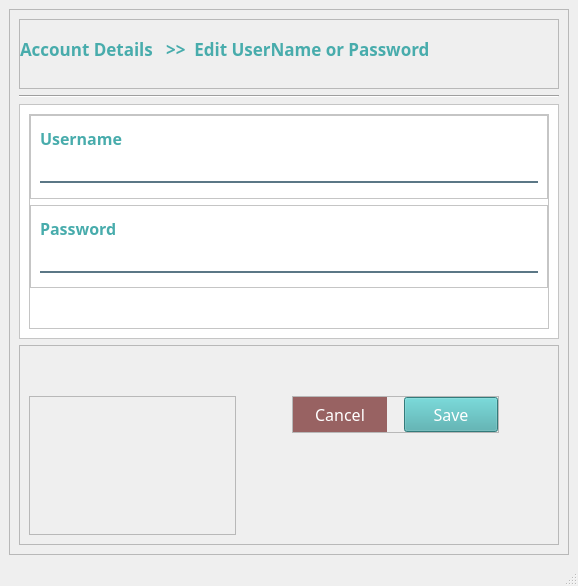
<?xml version="1.0" encoding="UTF-8"?>
<ui version="4.0">
 <class>MainWindow</class>
 <widget class="QMainWindow" name="MainWindow">
  <property name="geometry">
   <rect>
    <x>0</x>
    <y>0</y>
    <width>578</width>
    <height>586</height>
   </rect>
  </property>
  <property name="windowTitle">
   <string>MainWindow</string>
  </property>
  <widget class="QWidget" name="centralwidget">
   <layout class="QVBoxLayout" name="verticalLayout">
    <item>
     <widget class="QFrame" name="frame">
      <property name="frameShape">
       <enum>QFrame::StyledPanel</enum>
      </property>
      <property name="frameShadow">
       <enum>QFrame::Raised</enum>
      </property>
      <layout class="QVBoxLayout" name="verticalLayout_2">
       <item>
        <widget class="QFrame" name="frame_2">
         <property name="minimumSize">
          <size>
           <width>0</width>
           <height>70</height>
          </size>
         </property>
         <property name="maximumSize">
          <size>
           <width>16777215</width>
           <height>70</height>
          </size>
         </property>
         <property name="frameShape">
          <enum>QFrame::StyledPanel</enum>
         </property>
         <property name="frameShadow">
          <enum>QFrame::Raised</enum>
         </property>
         <layout class="QVBoxLayout" name="verticalLayout_3">
          <property name="spacing">
           <number>7</number>
          </property>
          <property name="leftMargin">
           <number>0</number>
          </property>
          <property name="topMargin">
           <number>0</number>
          </property>
          <property name="rightMargin">
           <number>0</number>
          </property>
          <property name="bottomMargin">
           <number>10</number>
          </property>
          <item>
           <widget class="QLabel" name="label_65">
            <property name="minimumSize">
             <size>
              <width>530</width>
              <height>50</height>
             </size>
            </property>
            <property name="maximumSize">
             <size>
              <width>570</width>
              <height>50</height>
             </size>
            </property>
            <property name="font">
             <font>
              <family>Century Gothic</family>
              <pointsize>13</pointsize>
              <weight>75</weight>
              <bold>true</bold>
             </font>
            </property>
            <property name="styleSheet">
             <string notr="true">color:#48ACAC</string>
            </property>
            <property name="text">
             <string>Account Details   &gt;&gt;  Edit UserName or Password</string>
            </property>
           </widget>
          </item>
         </layout>
        </widget>
       </item>
       <item>
        <widget class="Line" name="line">
         <property name="orientation">
          <enum>Qt::Horizontal</enum>
         </property>
        </widget>
       </item>
       <item>
        <widget class="QFrame" name="frame_3">
         <property name="minimumSize">
          <size>
           <width>0</width>
           <height>0</height>
          </size>
         </property>
         <property name="styleSheet">
          <string notr="true">background-color: rgb(255, 255, 255);</string>
         </property>
         <property name="frameShape">
          <enum>QFrame::StyledPanel</enum>
         </property>
         <property name="frameShadow">
          <enum>QFrame::Raised</enum>
         </property>
         <layout class="QHBoxLayout" name="horizontalLayout">
          <item>
           <widget class="QFrame" name="frame_5">
            <property name="minimumSize">
             <size>
              <width>0</width>
              <height>0</height>
             </size>
            </property>
            <property name="frameShape">
             <enum>QFrame::StyledPanel</enum>
            </property>
            <property name="frameShadow">
             <enum>QFrame::Raised</enum>
            </property>
            <layout class="QVBoxLayout" name="verticalLayout_4">
             <property name="leftMargin">
              <number>0</number>
             </property>
             <property name="topMargin">
              <number>0</number>
             </property>
             <property name="rightMargin">
              <number>0</number>
             </property>
             <property name="bottomMargin">
              <number>40</number>
             </property>
             <item>
              <widget class="QFrame" name="frame_10">
               <property name="frameShape">
                <enum>QFrame::StyledPanel</enum>
               </property>
               <property name="frameShadow">
                <enum>QFrame::Raised</enum>
               </property>
               <layout class="QVBoxLayout" name="verticalLayout_7">
                <property name="bottomMargin">
                 <number>11</number>
                </property>
                <item>
                 <widget class="QLabel" name="label_79">
                  <property name="maximumSize">
                   <size>
                    <width>120</width>
                    <height>20</height>
                   </size>
                  </property>
                  <property name="font">
                   <font>
                    <family>Century Gothic</family>
                    <pointsize>12</pointsize>
                    <weight>75</weight>
                    <bold>true</bold>
                   </font>
                  </property>
                  <property name="styleSheet">
                   <string notr="true">color:#48ACAC</string>
                  </property>
                  <property name="text">
                   <string>Username</string>
                  </property>
                 </widget>
                </item>
                <item>
                 <widget class="QLineEdit" name="txtUserName">
                  <property name="font">
                   <font>
                    <pointsize>10</pointsize>
                   </font>
                  </property>
                  <property name="styleSheet">
                   <string notr="true">background-color:white;
border:none;
border-bottom:2px solid rgba(46, 82, 101, 200);
color:black;
padding-bottom:7px;</string>
                  </property>
                  <property name="placeholderText">
                   <string/>
                  </property>
                 </widget>
                </item>
               </layout>
              </widget>
             </item>
             <item>
              <widget class="QFrame" name="frame_11">
               <property name="frameShape">
                <enum>QFrame::StyledPanel</enum>
               </property>
               <property name="frameShadow">
                <enum>QFrame::Raised</enum>
               </property>
               <layout class="QVBoxLayout" name="verticalLayout_8">
                <item>
                 <widget class="QLabel" name="label_80">
                  <property name="maximumSize">
                   <size>
                    <width>120</width>
                    <height>20</height>
                   </size>
                  </property>
                  <property name="font">
                   <font>
                    <family>Century Gothic</family>
                    <pointsize>12</pointsize>
                    <weight>75</weight>
                    <bold>true</bold>
                   </font>
                  </property>
                  <property name="styleSheet">
                   <string notr="true">color:#48ACAC</string>
                  </property>
                  <property name="text">
                   <string>Password</string>
                  </property>
                 </widget>
                </item>
                <item>
                 <widget class="QLineEdit" name="txtPassword">
                  <property name="font">
                   <font>
                    <pointsize>10</pointsize>
                   </font>
                  </property>
                  <property name="styleSheet">
                   <string notr="true">background-color:white;
border:none;
border-bottom:2px solid rgba(46, 82, 101, 200);
color:black;
padding-bottom:7px;</string>
                  </property>
                  <property name="placeholderText">
                   <string/>
                  </property>
                 </widget>
                </item>
               </layout>
              </widget>
             </item>
            </layout>
           </widget>
          </item>
         </layout>
        </widget>
       </item>
       <item>
        <widget class="QFrame" name="frame_4">
         <property name="maximumSize">
          <size>
           <width>16777215</width>
           <height>200</height>
          </size>
         </property>
         <property name="frameShape">
          <enum>QFrame::StyledPanel</enum>
         </property>
         <property name="frameShadow">
          <enum>QFrame::Raised</enum>
         </property>
         <layout class="QHBoxLayout" name="horizontalLayout_2">
          <property name="topMargin">
           <number>50</number>
          </property>
          <item>
           <widget class="QFrame" name="frame_9">
            <property name="minimumSize">
             <size>
              <width>0</width>
              <height>0</height>
             </size>
            </property>
            <property name="maximumSize">
             <size>
              <width>1200</width>
              <height>16777215</height>
             </size>
            </property>
            <property name="frameShape">
             <enum>QFrame::StyledPanel</enum>
            </property>
            <property name="frameShadow">
             <enum>QFrame::Raised</enum>
            </property>
           </widget>
          </item>
          <item>
           <spacer name="horizontalSpacer">
            <property name="orientation">
             <enum>Qt::Horizontal</enum>
            </property>
            <property name="sizeType">
             <enum>QSizePolicy::Fixed</enum>
            </property>
            <property name="sizeHint" stdset="0">
             <size>
              <width>50</width>
              <height>20</height>
             </size>
            </property>
           </spacer>
          </item>
          <item alignment="Qt::AlignTop">
           <widget class="QFrame" name="frame_8">
            <property name="frameShape">
             <enum>QFrame::StyledPanel</enum>
            </property>
            <property name="frameShadow">
             <enum>QFrame::Raised</enum>
            </property>
            <layout class="QHBoxLayout" name="horizontalLayout_3">
             <property name="spacing">
              <number>7</number>
             </property>
             <property name="leftMargin">
              <number>0</number>
             </property>
             <property name="topMargin">
              <number>0</number>
             </property>
             <property name="rightMargin">
              <number>0</number>
             </property>
             <property name="bottomMargin">
              <number>0</number>
             </property>
             <item>
              <widget class="QPushButton" name="btnCancel">
               <property name="minimumSize">
                <size>
                 <width>0</width>
                 <height>35</height>
                </size>
               </property>
               <property name="maximumSize">
                <size>
                 <width>300</width>
                 <height>200</height>
                </size>
               </property>
               <property name="font">
                <font>
                 <family>Century Gothic</family>
                 <pointsize>12</pointsize>
                </font>
               </property>
               <property name="cursor">
                <cursorShape>PointingHandCursor</cursorShape>
               </property>
               <property name="styleSheet">
                <string notr="true">#btnCancel
{

background-color: #986262;
color: white;
border-radius:20px;

}
#btnCancel::hover
{
background-color:#AE4D4D;


}



</string>
               </property>
               <property name="text">
                <string>Cancel</string>
               </property>
              </widget>
             </item>
             <item>
              <spacer name="horizontalSpacer_3">
               <property name="orientation">
                <enum>Qt::Horizontal</enum>
               </property>
               <property name="sizeType">
                <enum>QSizePolicy::Minimum</enum>
               </property>
               <property name="sizeHint" stdset="0">
                <size>
                 <width>10</width>
                 <height>20</height>
                </size>
               </property>
              </spacer>
             </item>
             <item>
              <widget class="QPushButton" name="btnAdd">
               <property name="minimumSize">
                <size>
                 <width>0</width>
                 <height>35</height>
                </size>
               </property>
               <property name="maximumSize">
                <size>
                 <width>300</width>
                 <height>250</height>
                </size>
               </property>
               <property name="font">
                <font>
                 <family>Century Gothic</family>
                 <pointsize>12</pointsize>
                </font>
               </property>
               <property name="cursor">
                <cursorShape>PointingHandCursor</cursorShape>
               </property>
               <property name="styleSheet">
                <string notr="true">#btnAdd
{

background-color: #48ACAC;
color:white;
}
#btnAdd::hover
{
background-color:#2F958D;
color: white;

}



</string>
               </property>
               <property name="text">
                <string>Save</string>
               </property>
              </widget>
             </item>
            </layout>
           </widget>
          </item>
          <item>
           <spacer name="horizontalSpacer_2">
            <property name="orientation">
             <enum>Qt::Horizontal</enum>
            </property>
            <property name="sizeType">
             <enum>QSizePolicy::Fixed</enum>
            </property>
            <property name="sizeHint" stdset="0">
             <size>
              <width>50</width>
              <height>20</height>
             </size>
            </property>
           </spacer>
          </item>
         </layout>
        </widget>
       </item>
      </layout>
     </widget>
    </item>
   </layout>
  </widget>
  <widget class="QStatusBar" name="statusbar"/>
 </widget>
 <resources>
  <include location="resources.qrc"/>
 </resources>
 <connections/>
</ui>
